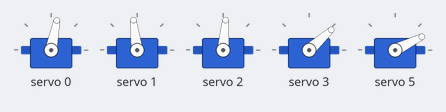
Simulated run of this sketch. Board: Arduino Uno, built with avr-gcc and run on an emulated ATmega328P. Shown: 5 × servo.

Above: at 1.3 s.
At 3.37 s:
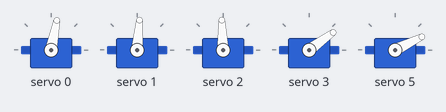
At 11.0 s:
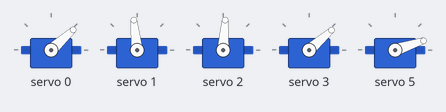
At 17.5 s:
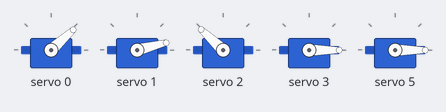
At 25.8 s:
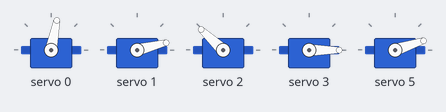
At 38.9 s:
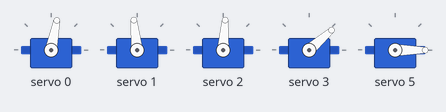
Timing chart, 0 to 40.0 s (numbered marks = the images above):
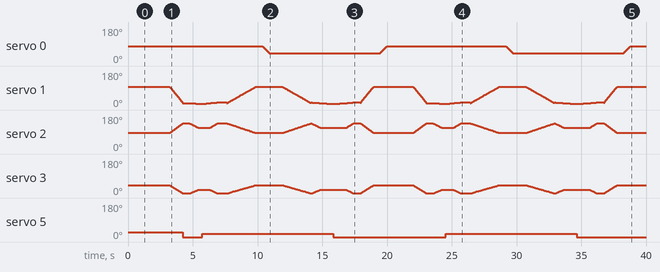

Measured:
- by itself, servo 5: goes 0° 1.5 s, 18° 10.1 s, 0° 8.7 s, 18° 10.1 s, then 0°

The sketch:

THUNDERCLAW-AUTOMATICO-MODEL.ino
```cpp
#include <Wire.h> // usar I2C
#include <Adafruit_PWMServoDriver.h>

#include <LiquidCrystal_I2C.h>

// criação do objeto com todas as funções e propriedades para utilizar e código do módulo
Adafruit_PWMServoDriver pwm = Adafruit_PWMServoDriver(0x40);

// definindo pulsos máximos dos servos e frequência (taxa de atualização)
#define SERVOMIN  130 // mínimos e máximos configurados para girar 180 graus certinho
#define SERVOMAX  610
#define SERVO_FREQ 60 // largura de período PWM

int bases[] = {140, 240, 335, 430, 520};
double c1 = 380;
double c2 = 350;
double c3 = 240;
double c5 = 200;

LiquidCrystal_I2C lcd = LiquidCrystal_I2C(0x27, 16, 2);

// setup
void setup() {

  // DESCOMENTAR AQUI!!!!!!!!!!!!!!!!
  /*lcd.init();
  lcd.backlight();
  lcd.clear();*/

  pwm.begin(); // inicializando módulo PWM
  pwm.setPWMFreq(SERVO_FREQ); //definindo frequencia

  //lcd.setCursor(0,0);
  //lcd.print("THUNDERCLAW 2.0 ");

  posInit(); // setar posição inicial
  delay(2000);


  /* pwm.setPWM(1, 0, 160);
    delay(300);
  pwm.setPWM(3, 0, 130);
    delay(300);
  pwm.setPWM(2, 0, 480); */
  //delay(1500);

  lcd.setCursor(0,1);


  /*for(double i = 0; i <= 90; i++){
    pwm.setPWM(1, 0, 160-(i/6));
    pwm.setPWM(2, 0, 480-i);
    pwm.setPWM(3, 0, 130+(i/1.3));
    delay(9);
  }*/

  }


void loop(){

  for(int i = 0; i <= 100; i++){ // descer
    pwm.setPWM(1, 0, c1);
    pwm.setPWM(2, 0, c2);
    pwm.setPWM(3, 0, c3);
    c1 -= 2.2;
    c2 += 1.3;
    c3 -= 1.1;
    delay(8);
  }

  gripper(0);

  delay(500);


  // POR LÁ
    for(double i = 0; i <= 60; i++){
        pwm.setPWM(2, 0, 480-i);
        pwm.setPWM(3, 0, 130+(i/1.3));
        pwm.setPWM(1, 0, 160-(i/6));
        delay(9);
      }

    //CATAR
    delay(300);
    gripper(1);
    delay(300);
    pwm.setPWM(1, 0, 155);
    delay(300);


    // voltando
    for(double i = 60; i >= 0; i--){
      pwm.setPWM(2, 0, 480-i);
      pwm.setPWM(3, 0, 130+(i/1.3));
      pwm.setPWM(1, 0, 170-(i/6));
      delay(7);
    }
    delay(700);

  // SUBINDO
    for(int i = 100; i >= 0; i--){
      pwm.setPWM(1, 0, c1);
      pwm.setPWM(2, 0, c2);
      pwm.setPWM(3, 0, c3);
      c1 += 2.2;
      c2 -= 1.3;
      c3 += 1.1;
      delay(20);
    }
      delay(500);


  // GIRANDO
   gbase(3, 2);


  // DESCENDO
    for(int i = 0; i <= 100; i++){ // descendo
      pwm.setPWM(1, 0, c1);
      pwm.setPWM(2, 0, c2);
      pwm.setPWM(3, 0, c3);
      c1 -= 2.2;
      c2 += 1.3;
      c3 -= 1.1;
      delay(20);
    }


  //POR DE VOLTA
    // indo
    for(double i = 0; i <= 60; i++){
      pwm.setPWM(2, 0, 480-i);
      pwm.setPWM(3, 0, 130+(i/1.3));
      pwm.setPWM(1, 0, 170-(i/6));
      delay(9);
    }
    delay(500);

    pwm.setPWM(1, 0, 150);
    delay(500);

    // CATAR
    gripper(0);
    delay(500);
    pwm.setPWM(1, 0, 155);
    delay(500);


    // voltando
    for(double i = 60; i >= 0; i--){
      pwm.setPWM(2, 0, 480-i);
      pwm.setPWM(3, 0, 130+(i/1.3));
      pwm.setPWM(1, 0, 170-(i/6));
      delay(7);
    }

    delay(500);

  // SUBINDO
    for(int i = 100; i >= 0; i--){
      pwm.setPWM(1, 0, c1);
      pwm.setPWM(2, 0, c2);
      pwm.setPWM(3, 0, c3);
      c1 += 2.2;
      c2 -= 1.3;
      c3 += 1.1;
      delay(8);
    }
    delay(500);

  gbase(2, 3);

  delay(1000);


  //agaichar();
  // take(1, 5);
  /*take(3, 1);
  take(2, 4);
  take(1, 2);
  take(5, 3);
  take(2, 5);
  take(3, 1);
  take(5, 3);
  take(4, 2);*/

  //voltar();


  /*pwm.setPWM(1, 0, 160); //DESCENDOOO
  pwm.setPWM(2, 0, 480);
  pwm.setPWM(3, 0, 110);
  delay(500);
  pwm.setPWM(1, 0, 160);
  pwm.setPWM(2, 0, 400);
  pwm.setPWM(3, 0, 190);
  delay(500);*/


// IR PEGAR
  // indo
  /*       for(double i = 0; i <= 60; i++){
    pwm.setPWM(2, 0, 480-i);
    pwm.setPWM(3, 0, 130+(i/1.3));
    pwm.setPWM(1, 0, 160-(i/6));
    delay(9);
  }

  //CATAR
  delay(700);
  pwm.setPWM(5, 0, 180);
  delay(500);

  pwm.setPWM(1, 0, 155);
  delay(500);


  // voltando
  for(double i = 60; i >= 0; i--){
    pwm.setPWM(2, 0, 480-i);
    pwm.setPWM(3, 0, 130+(i/1.3));
    pwm.setPWM(1, 0, 170-(i/6));
    delay(7);
  }
  delay(700);

//POR DE VOLTA
  // indo
  for(double i = 0; i <= 60; i++){
    pwm.setPWM(2, 0, 480-i);
    pwm.setPWM(3, 0, 130+(i/1.3));
    pwm.setPWM(1, 0, 170-(i/6));
    delay(9);
  }
  delay(700);

  pwm.setPWM(1, 0, 150);
  delay(500);

  // CATAR
  pwm.setPWM(5, 0, 130);
  delay(500);

  pwm.setPWM(1, 0, 155);
  delay(500);


  // voltando
  for(double i = 60; i >= 0; i--){
    pwm.setPWM(2, 0, 480-i);
    pwm.setPWM(3, 0, 130+(i/1.3));
    pwm.setPWM(1, 0, 170-(i/6));
    delay(7);
  }
  delay(700);            */
}


void moveServo(uint8_t n, int init, int end, int del){
  if(init > end){
    for (int pulse = init; pulse > end; pulse--){
      pwm.setPWM(n, 0, pulse);
      delay(del);
    }
  }

  else if(init < end){
    for (int pulse = init; pulse < end; pulse++){
      pwm.setPWM(n, 0, pulse);
      delay(del);
    }
  }
}

void gripper(bool state){
  if (state == 0) pwm.setPWM(5, 0, 110);
  else pwm.setPWM(5, 0, 180);
}

void posInit(){ // posição inicial. Serve também pra girar tudo
  pwm.setPWM(0, 0, bases[2]); //base na posição 3, a central
  delay(300);
  pwm.setPWM(1, 0, 380); //b1
  delay(300);
  pwm.setPWM(2, 0, 350); //b2
  delay(300);
  pwm.setPWM(3, 0, 240); //b3
  delay(300);
  pwm.setPWM(5, 0, 200);  //gripper
}


void voltar(){ //voltar pro posInit
  // vao estar nas posições 250 e 200 o 1 e o 3, respectivamente
  for(int i = 0; i <= 200; i++){
    pwm.setPWM(1, 0, 250+i);
    pwm.setPWM(3, 0, 200+i);
    delay(7);
  }
  delay(500);
}

void pegar(){ // abaixar, pegar o objeto, voltar pra posInit
  moveServo(2, 400, 500, 8); //abaixando
  delay(300);

  moveServo(5, 50, 190, 1);  //agarrando
  delay(500);

  moveServo(2, 500, 400, 9); //levantando
  delay(500);
}

void colocar(){ // abaixar, soltar objeto, voltar pra posInit
  moveServo(2, 400, 500, 9);    // pondo no chão
  delay(300);

  moveServo(5, 190, 50, 1);    // soltando
  delay(500);

  moveServo(2, 500, 400, 9);    // levantando
  delay(500);


}

void gbase(int binit, int bend){ // girar base com um delay determinado AQUI

  moveServo(0, bases[binit-1], bases[bend-1], 5);
  delay(1000);

}

void take(int obj, int pos){ // posição inicial, posição final e levar de um pro outro
  lcd.print(obj);
  lcd.print(" para ");
  lcd.print(pos);
  gbase(3, obj);
  pegar();
  gbase(obj, pos);

  colocar();
  lcd.clear();
  gbase(pos, 3);

}

/*void agaichar(){ // inutilizado. transformou-se no posInit
   //for(int i = 200; i >= 0; i--){
    //pwm.setPWM(1, 0, (250+i));
    //pwm.setPWM(3, 0, (200+i));
    //delay(7);
  //}

  pwm.setPWM(1, 0, 380);
  pwm.setPWM(2, 0, 350);
  pwm.setPWM(3, 0, 400);

  delay(300);
}*/
```
